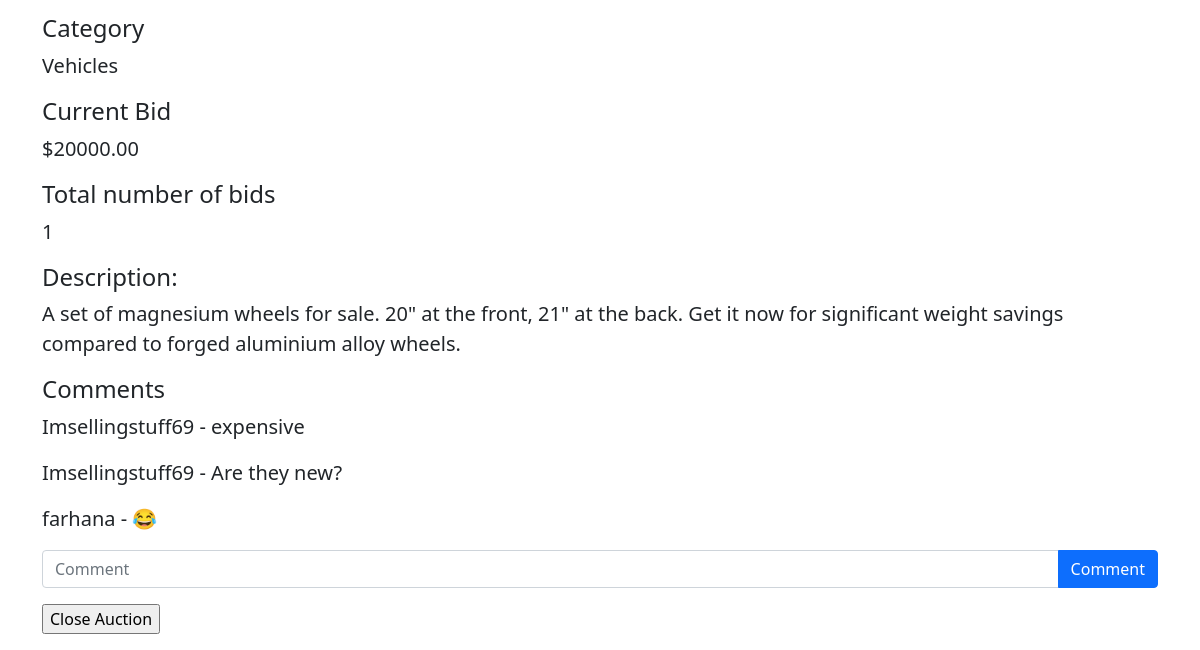
Page /listing/10 (signed in, lower part) on the earlier database version.
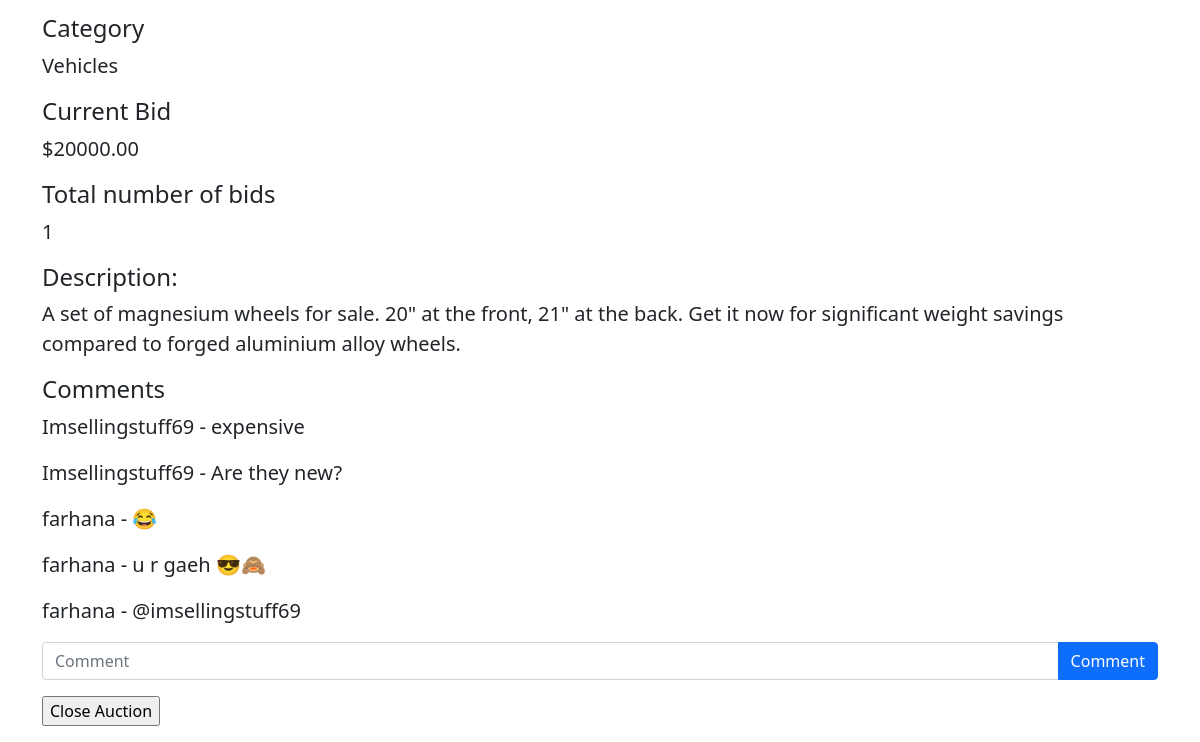
Same page on the later database version.
### auctions/models.py (models this page shows, shortened)
class Listing(models.Model):
    user = models.ForeignKey(User, on_delete=models.CASCADE)
    listing = models.CharField(max_length=120)
    price = models.DecimalField(max_digits=12, decimal_places=2)
    description = models.TextField()
    photo = models.ImageField(upload_to='images')
    category = models.CharField(max_length=50)
    is_closed = models.BooleanField(default=False)

class Comment(models.Model):
    user_commenting = models.ForeignKey(User, on_delete=models.CASCADE)
    commented_on = models.ForeignKey(Listing, on_delete=models.CASCADE)
    comment = models.CharField(max_length=500)
    def __str__(self):
        return f"{self.user_commenting} - {self.comment}"

class User(AbstractUser):
    pass

### auctions/views.py (the view, shortened to what this page needs)
# urls.py: path("listing/<int:inputListing>", views.view_listing, name="listing"),
def view_listing(request, inputListing):
    if request.user.is_authenticated:
        listing = Listing.objects.filter(id=inputListing)
        for l in listing:
            if l.user == request.user:
                if request.method == "POST":
                    try:
                        l.is_closed = True
                        l.save()
                        bids_list = Bid.objects.filter(bidded_item=inputListing)
                        bids_list = bids_list.order_by('-bid_price')
                        winner = bids_list[0].bidding_user
                        set_winner = Winner(user=winner, listing=Listing.objects.get(id=inputListing))
                        set_winner.save()
                        return render(request, "auctions/closedlisting.html", {
                            "message": "This listing is closed.",
                            "listings": Listing.objects.filter(id=inputListing),
                            "winner": winner,
                            "comments": Comment.objects.filter(commented_on=inputListing),
                            "bids": Bid.objects.filter(bidded_item=inputListing).count()
                        })
                    except:
                        return render(request, "auctions/error.html", {
                            "error_message": "No bidders.",
                            "listings": Listing.objects.filter(id=inputListing),
                            "comments": Comment.objects.filter(commented_on=inputListing)
                        })
                else:
                    if l.is_closed == True:
                        return render(request, "auctions/closedlisting.html", {
                            "message": "This listing is closed.",
                            "listings": Listing.objects.filter(id=inputListing),
                            "comments": Comment.objects.filter(commented_on=inputListing),
                            "bids": Bid.objects.filter(bidded_item=inputListing).count()
                        })
                    else:
                        return render(request, "auctions/userlisting.html", {
                            "listings": Listing.objects.filter(id=inputListing),
                            "comments": Comment.objects.filter(commented_on=inputListing),
                            "bids": Bid.objects.filter(bidded_item=inputListing).count()
                        })
    else:
        return redirect("login")

### auctions/templates/auctions/userlisting.html (shortened to what this page needs)
{% extends 'auctions/layout.html' %}
{% block body %}
    <div class="container">
        {% for listing in listings %}
            <h4>Category</h4>
            <p>{{ listing.category }}</p>
            <h4>Current Bid</h4>
            <p>${{ listing.price }}</p>
            <h4>Total number of bids</h4>
            <p>{{ bids }}</h4>
            <h4>Description:</h4>
            <p>{{ listing.description }}</p>
            {% if not comments %}
                <h4>Comments</h4>
                <p>No comments on this listing.</p>
            {% else %}
                <h4>Comments</h4>
                {% for comment in comments %}
                    <p>{{ comment }}</p>
                {% endfor %}
            {% endif %}
            <form method="POST" action="{% url 'comment' listing.id %}">
                <div class="input-group mb-3">
                    <input class="form-control" type="text" name="comment" size="50" placeholder="Comment" required></input>
                    <button class="btn btn-primary" type="submit">Comment</button>
                </div>
            </form>
        {% endfor %}
        <form method="POST">
            <div class="input-group mb-3">
                <input type="submit" name="end" value="Close Auction"></input>
            </div>
        </form>
    </div>
{% endblock %}

Differences in the rows shown:
added Comment: user_commenting+comment "farhana - u r gaeh 😎🙈"
added Comment: user_commenting+comment "farhana - @imsellingstuff69"
